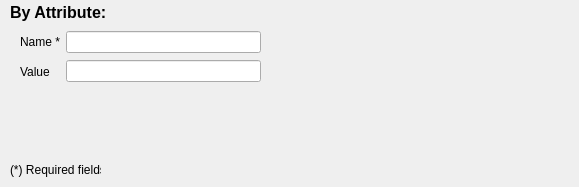
<?xml version="1.0" encoding="UTF-8"?>
<ui version="4.0">
 <class>FilterAttributeWindow</class>
 <widget class="QMainWindow" name="FilterAttributeWindow">
  <property name="geometry">
   <rect>
    <x>0</x>
    <y>0</y>
    <width>579</width>
    <height>187</height>
   </rect>
  </property>
  <property name="windowTitle">
   <string>MainWindow</string>
  </property>
  <widget class="QWidget" name="centralwidget">
   <widget class="QLabel" name="lbl_editing_title">
    <property name="geometry">
     <rect>
      <x>10</x>
      <y>0</y>
      <width>181</width>
      <height>24</height>
     </rect>
    </property>
    <property name="font">
     <font>
      <family>Arial</family>
      <pointsize>12</pointsize>
      <weight>75</weight>
      <bold>true</bold>
     </font>
    </property>
    <property name="text">
     <string>By Attribute:</string>
    </property>
   </widget>
   <widget class="QLabel" name="label_3">
    <property name="geometry">
     <rect>
      <x>10</x>
      <y>160</y>
      <width>91</width>
      <height>19</height>
     </rect>
    </property>
    <property name="text">
     <string>(*) Required fields</string>
    </property>
   </widget>
   <widget class="QWidget" name="layoutWidget">
    <property name="geometry">
     <rect>
      <x>20</x>
      <y>30</y>
      <width>241</width>
      <height>54</height>
     </rect>
    </property>
    <layout class="QHBoxLayout" name="horizontalLayout">
     <item>
      <layout class="QVBoxLayout" name="verticalLayout">
       <item>
        <widget class="QLabel" name="lbl_name">
         <property name="text">
          <string>Name *</string>
         </property>
        </widget>
       </item>
       <item>
        <widget class="QLabel" name="lbl_value">
         <property name="text">
          <string>Value</string>
         </property>
        </widget>
       </item>
      </layout>
     </item>
     <item>
      <layout class="QVBoxLayout" name="verticalLayout_2">
       <item>
        <widget class="QLineEdit" name="txt_name"/>
       </item>
       <item>
        <widget class="QLineEdit" name="txt_value"/>
       </item>
      </layout>
     </item>
    </layout>
   </widget>
  </widget>
 </widget>
 <resources/>
 <connections/>
</ui>
